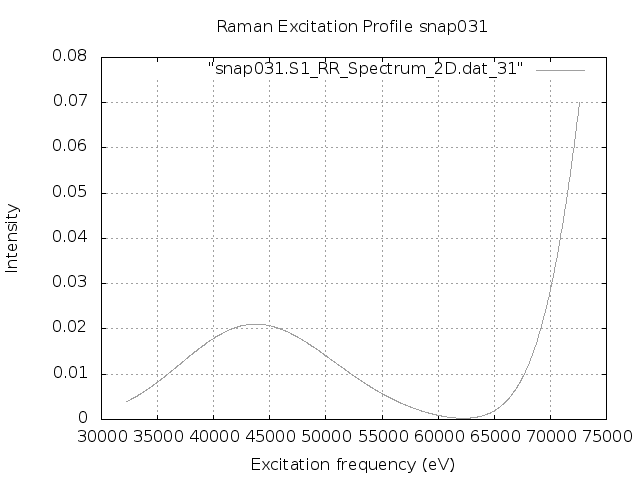

Reproduce this figure in gnuplot.
set terminal png
set output "snap031.S1.REP_frozen.png"
set xlabel 'Excitation frequency (eV)'
set ylabel 'Intensity'
set title "Raman Excitation Profile snap031"
set grid
set autoscale
plot "snap031.S1_RR_Spectrum_2D.dat_31" with lines lc "blue"
exit
